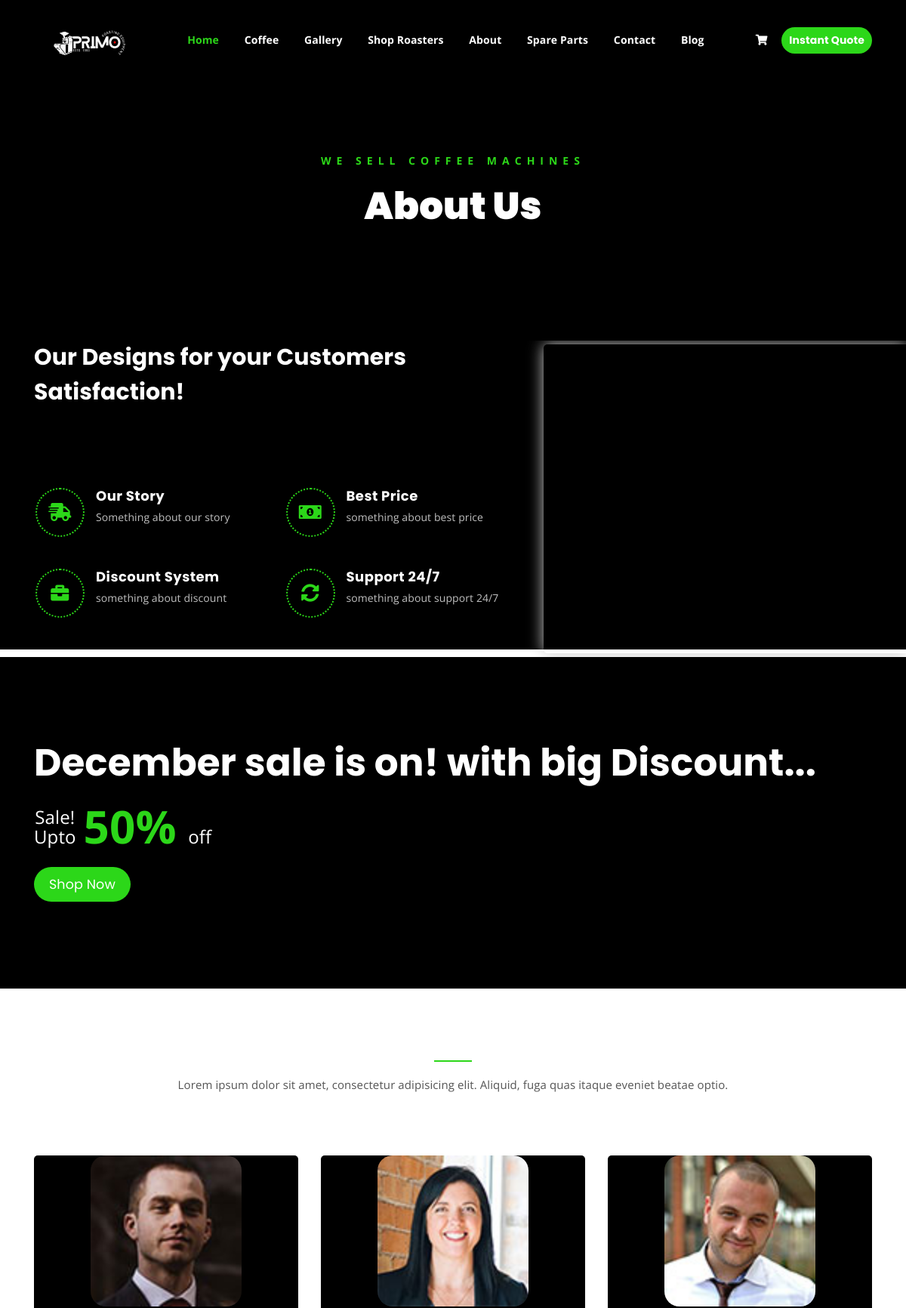
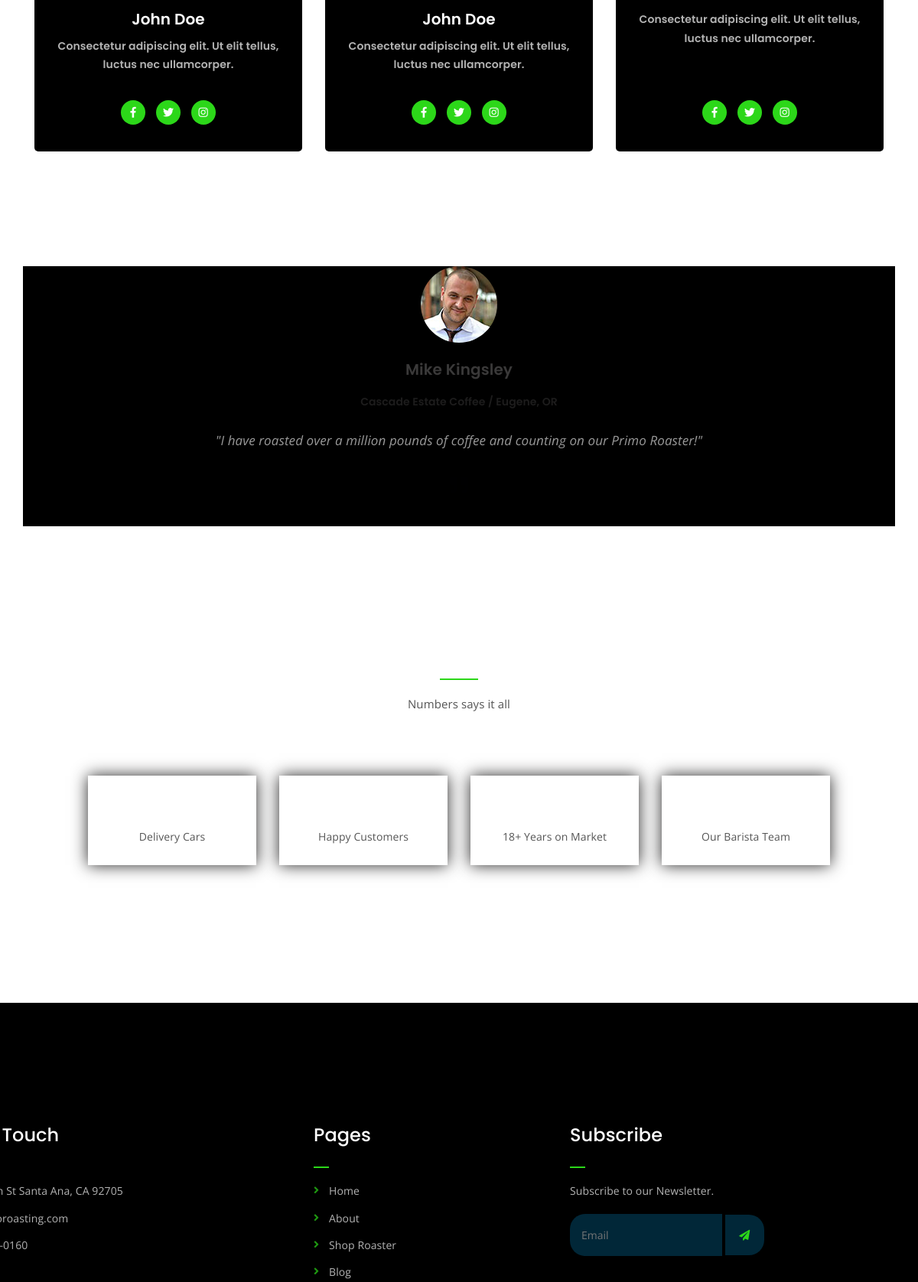
The page /about/ (upper part) on the database its author committed (2 pictures, top to bottom).
### main/models.py (models this page shows, shortened)
class Headings(models.Model):
    head_text = models.CharField(max_length=100)
    def __str__(self):
        return f'{self.head_text}'

class paragraph(models.Model):
    para = models.TextField()
    def __str__(self):
        return f'{self.para}'

class buttonText(models.Model):
    btn_txt = models.CharField(max_length=50)
    def __str__(self):
        return f'{self.btn_txt}'

class Image(models.Model):
    image = models.ImageField(upload_to='media')
    sequence = models.AutoField(primary_key=True)

### main/views.py (the view)
# urls.py: path('about/', views.about, name='about'),
def about(request):
    images = Image.objects.all()
    para = paragraph.objects.all()
    btnText = buttonText.objects.all()
    headings = Headings.objects.all()
    return render(request,'about.html',{'para':para,
                                        'btnText':btnText,
                                        'headings':headings,
                                        'images':images,})

### main/templates/about.html (shortened to what this page needs)
{% extends 'base.html' %}
{% load static %}
	{% block content %}
	<div class="breadcrumb-section breadcrumb-bg" style="background: #000;">
		<div class="container">
			<div class="row">
				<div class="col-lg-8 offset-lg-2 text-center">
					<div class="breadcrumb-text">
						<p>{{headings.33}}</p>
						<h1>{{headings.34}}</h1>
					</div>
				</div>
			</div>
		</div>
	</div>
	<div class="feature-bg" style="background: #000;margin-top:0px; margin-bottom: 0px;max-width: 100%;">
		<div class="container" style="color: #fff;">
			<div class="row">
				<div class="col-lg-7">
					<div class="featured-text">
						<h2 class="pb-3" style="color:white; font-size: 30px;">{{headings.35}}</h2>
			<div class="row" id="myrow" style="margin-top:90px;margin-left:-85px;margin-left:-13px;">
							<div class="col-lg-6 col-md-6 mb-4 mb-md-5">
								<div class="list-box d-flex">
									<div class="list-icon">
										<i class="fas fa-shipping-fast"></i>
									</div>
									<div class="content" >
										<h3 style="color:white">{{headings.36}}</h3>
										<p style="color:white">{{para.49}}</p>
									</div>
								</div>
							</div>
							<div class="col-lg-6 col-md-6 mb-5 mb-md-5">
								<div class="list-box d-flex">
									<div class="list-icon">
										<i class="fas fa-money-bill-alt"></i>
									</div>
									<div class="content">
										<h3 style="color:white">{{headings.37}}</h3>
										<p style="color:white">{{para.50}}</p>
									</div>
								</div>
							</div>
							<div class="col-lg-6 col-md-6 mb-5 mb-md-5">
								<div class="list-box d-flex">
									<div class="list-icon">
										<i class="fas fa-briefcase"></i>
									</div>
									<div class="content">
										<h3 style="color:white">{{headings.38}}</h3>
										<p style="color:white">{{para.51}}</p>
									</div>
								</div>
							</div>
							<div class="col-lg-6 col-md-6">
								<div class="list-box d-flex">
									<div class="list-icon">
										<i class="fas fa-sync-alt"></i>
									</div>
									<div class="content">
										<h3 style="color:white">{{headings.39}}</h3>
										<p style="color:white">{{para.52}}</p>
									</div>
								</div>
							</div>
						</div>
					</div>
				</div>
			</div>
		</div>
	</div>
	<section class="shop-banner" style="margin-top: 10px; background: #000000">
		<div class="container">
		  <h3 style="color: white">
			{{headings.32}}
		  </h3>
		  <div class="sale-percent">
			<span style="color: white"
			  >Sale! <br />
			  Upto</span
			>50% <span style="color: white">off</span>
		  </div>
		  <a href="shop.html" class="cart-btn btn-lg">{{btnText.6}}</a>
		</div>
	  </section>
	<div class="mt-150" style="margin-top: 50px;">
		<div class="container">
			<div class="row">
				<div class="col-lg-8 offset-lg-2 text-center">
					<div class="section-title">
						<h3><span class="orange-text" style="color:white">{{headings.40}}</span></h3>
						<p>{{para.53}}</p>
					</div>
				</div>
			</div>
			<div class="row">
				<div class="col-lg-4 col-md-6">
					<div class="single-team-item" >
						<div class="team-bg team-bg-1" style="max-height:500px;margin-top:0px; background: #000;">
							<img src="{{images.11.image.url}}" alt="" style="height:200px;margin-left:75px;border-radius:20px;">
						<h4 style="color: white;">{{headings.41}} <span style="padding-left:10px;padding-right:10px;">{{para.54}}</span></h4style=color:></div>
						<ul class="social-link-team" style="margin-bottom:-50px">
							<li><a href="#" target="_blank"><i class="fab fa-facebook-f"></i></a></li>
							<li><a href="#" target="_blank"><i class="fab fa-twitter"></i></a></li>
							<li><a href="#" target="_blank"><i class="fab fa-instagram"></i></a></li>
						</ul>
					</div>
				</div>
				<div class="col-lg-4 col-md-6">
					<div class="single-team-item" >
						<div class="team-bg team-bg-1" style="max-height:500px;margin-top:0px; background: #000;">
							<img src="{{images.12.image.url}}" alt="" style="height:200px;margin-left:75px;border-radius:20px;">
						<h4 style="color: white;">{{headings.42}} <span style="padding-left:10px;padding-right:10px;">{{para.55}}</span></h4style=color:></div>
						<ul class="social-link-team" style="margin-bottom:-50px">
							<li><a href="#" target="_blank"><i class="fab fa-facebook-f"></i></a></li>
							<li><a href="#" target="_blank"><i class="fab fa-twitter"></i></a></li>
							<li><a href="#" target="_blank"><i class="fab fa-instagram"></i></a></li>
						</ul>
					</div>
				</div>
				<div class="col-lg-4 col-md-6">
					<div class="single-team-item" >
						<div class="team-bg team-bg-1" style="max-height:500px;margin-top:0px; background: #000;">
							<img src="{{images.13.image.url}}" alt="" style="height:200px;margin-left:75px;border-radius:20px;">
						<h4 style="color: white;">{{heading.43}} <span style="padding-left:10px;padding-right:10px;">{{para.56}}</span></h4style=color:></div>
						<ul class="social-link-team" style="margin-bottom:-50px">
							<li><a href="#" target="_blank"><i class="fab fa-facebook-f"></i></a></li>
							<li><a href="#" target="_blank"><i class="fab fa-twitter"></i></a></li>
							<li><a href="#" target="_blank"><i class="fab fa-instagram"></i></a></li>
						</ul>
					</div>
				</div>
				</div>
			</div>
		</div>
	<div class="testimonail-section mt-150 mb-150">
		<div class="container" style="background-color: #000;">
			<div class="row">
				<div class="col-lg-10 offset-lg-1 text-center">
					<div class="testimonial-sliders">
						<div class="single-testimonial-slider">
							<div class="client-avater">
								<img src="{{images.1.image.url}}" alt="">
							</div>
							<div class="client-meta">
								<h3 style="color: #3a3939;">{{headings.6}}<span style="color: #3a3939;">{{para.10}}</span></h3>
								<p class="testimonial-body">
									{{para.7}}
								</p>
								<div class="last-icon">
									<i class="fas fa-quote-right"></i>
								</div>
							</div>
						</div>
					</div>
				</div>
			</div>
		</div>
	</div>
	<div class="latest-news pt-150 pb-150" style="margin-top: 50px;padding-top:5px">
		<div class="container">
			<div class="row">
				<div class="col-lg-8 offset-lg-2 text-center">
					<div class="section-title">
						<h3><span class="orange-text" style="color:white">{{headings.23}}</span></h3>
						<p>{{para.39}}</p>
					</div>
				</div>
			</div>
			<div class="row" style="justify-content: center;">
				<div class="col-lg-4 col-md-6 text-center" style="max-width: 250px;">
					<div class="single-latest-news" >
						<div class="news-text-box" >
							<h3><a href="single-news.html" style="color:white">{{headings.24}}</a></h3>
							<p class="excerpt">{{para.40}}</p>
						</div>
					</div>
				</div>
				<div class="col-lg-4 col-md-6 text-center" style="max-width: 250px;">
					<div class="single-latest-news" >
						<div class="news-text-box">
							<h3><a href="single-news.html" style="color:white">{{headings.25}}</a></h3>
							<p class="excerpt">{{para.41}}</p>
						</div>
					</div>
				</div>
				<div class="col-lg-4 col-md-6 offset-md-3 offset-lg-0 text-center" style="max-width: 250px;">
					<div class="single-latest-news">
						<div class="news-text-box">
							<h3><a href="single-news.html" style="color:white">{{headings.26}}</a></h3>
							<p class="excerpt">{{para.42}}</p>
						</div>
					</div>
				</div>
				<div class="col-lg-4 col-md-6 offset-md-3 offset-lg-0 text-center" style="max-width: 250px;">
					<div class="single-latest-news">
						<div class="news-text-box">
							<h3><a href="single-news.html" style="color:white">{{headings.27}}</a></h3>
							<p class="excerpt">{{para.43}}</p>
						</div>
					</div>
				</div>
			</div>
		</div>
	</div>
	{% endblock content %}

### rows shown on the page
Headings: head_text "WE SELL COFFEE MACHINES"
Headings: head_text "About Us"
Headings: head_text "Our Designs for your Customers Satisfaction!"
Headings: head_text "Our Story"
paragraph: para "Something about our story"
Headings: head_text "Best Price"
paragraph: para "something about best price"
Headings: head_text "Discount System"
paragraph: para "something about discount"
Headings: head_text "Support 24/7"
paragraph: para "something about support 24/7"
Headings: head_text "December sale is on! with big Discount..."
buttonText: btn_txt "Shop Now"
paragraph: para "Lorem ipsum dolor sit amet, consectetur adipisicing elit. Aliquid, fuga quas itaque eveniet beatae optio."
Image: image (picture)
Headings: head_text "John Doe"
paragraph: para "Consectetur adipiscing elit. Ut elit tellus, luctus nec ullamcorper."
Image: image (picture)
Headings: head_text "John Doe"
paragraph: para "Consectetur adipiscing elit. Ut elit tellus, luctus nec ullamcorper."
Image: image (picture)
paragraph: para "Consectetur adipiscing elit. Ut elit tellus, luctus nec ullamcorper."
Image: image (picture)
Headings: head_text "Mike Kingsley"
paragraph: para "Cascade Estate Coffee / Eugene, OR"
paragraph: para "\"I have roasted over a million pounds of coffee and counting on our Primo Roaster!\""
paragraph: para "Numbers says it all"
paragraph: para "Delivery Cars"
paragraph: para "Happy Customers"
paragraph: para "18+ Years on Market"
paragraph: para "Our Barista Team"
